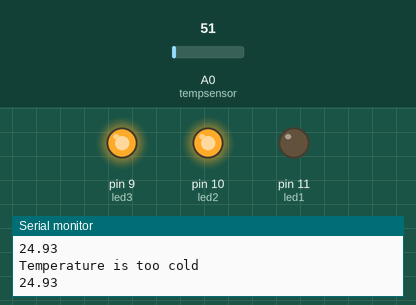
Recording of a sketch running on a simulated Arduino Uno, built with avr-gcc and run on an emulated ATmega328P. On the bench: output pins drawn as LEDs (lit = HIGH), the last lines printed to the serial monitor. The inputs (shaded band) are chosen by the test bench; at power-on: A0 (tempsensor) = 51.

Above: at 2.8 s.
2.9 s: A0 (tempsensor) set to 56
At 4.8 s:
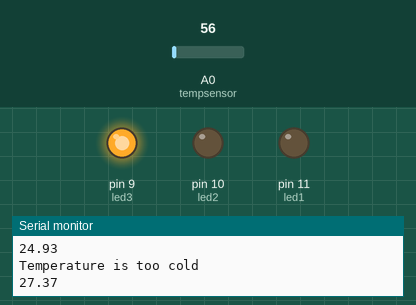
5.6 s: A0 (tempsensor) set to 71
At 6.7 s:
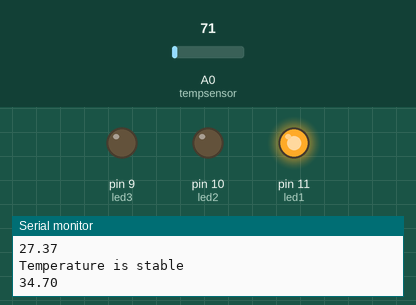
8.3 s: A0 (tempsensor) set to 61
At 10.3 s:
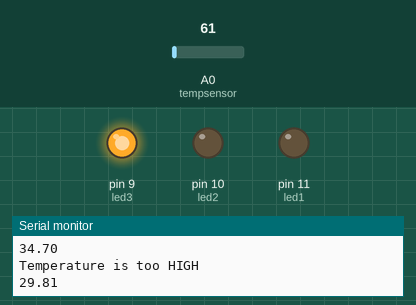
11.5 s: A0 (tempsensor) set to 86
At 13.4 s:
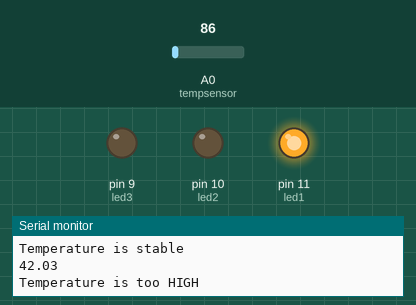
Timing chart, 0 to 14.9 s (numbered marks = the images above; inputs shaded):
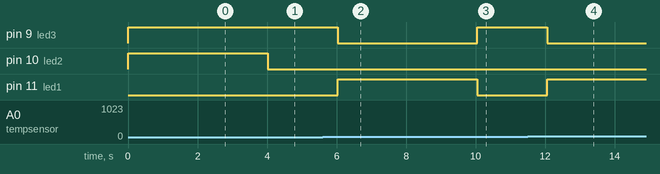

Measured:
- the behaviour switches between 51 and 52 on A0 (tempsensor) (found by bisection; images 0 and 1)
- after the input at 2.9 s, pin 10 (led2): HIGH → LOW after 1.1 s
- after the input at 5.6 s, pin 9 (led3): HIGH → LOW after 0.43 s; pin 11 (led1): LOW → HIGH after 0.43 s
- after the input at 8.3 s, pin 9 (led3): LOW → HIGH after 1.8 s; pin 11 (led1): HIGH → LOW after 1.8 s
- after the input at 11.5 s, pin 9 (led3): HIGH → LOW after 0.56 s; pin 11 (led1): LOW → HIGH after 0.56 s

The sketch:

WheatherIndicator.ino
```cpp
#include <SoftwareSerial.h>
SoftwareSerial Bluetooth(4,5);
int tempsensor = A0;

int led1 = 11;
int led2 = 10;
int led3 = 9 ;

void setup()
{
  Serial.begin(9600);
  Bluetooth.begin(9600);
  pinMode(tempsensor, INPUT);
  pinMode(led1, OUTPUT);
  pinMode(led2, OUTPUT);
  pinMode(led3, OUTPUT);
}

void loop()
{
  float sensor_value = analogRead(tempsensor);
  sensor_value = (sensor_value*500)/1023;
  Bluetooth.println(sensor_value);
  Serial.println(sensor_value);
  if (sensor_value >= 30)
  {
    RGB_color(255, 0, 0); //red
    delay(1000);
    Serial.println("Temperature is too HIGH");
  }

  else if (sensor_value <= 25)
  {
    RGB_color(0, 255, 255); //cyan
    delay(1000);
    Serial.println("Temperature is too cold");
  }
  else
  {
    RGB_color(0, 0, 255); //blue
    delay(1000);
    Serial.println("Temperature is stable");
  }
  delay (1000);
}


void RGB_color(int red_light_value, int green_light_value, int blue_light_value )
{
  analogWrite(led1, red_light_value);
  analogWrite(led2, green_light_value);
  analogWrite(led3, blue_light_value);
}
```
